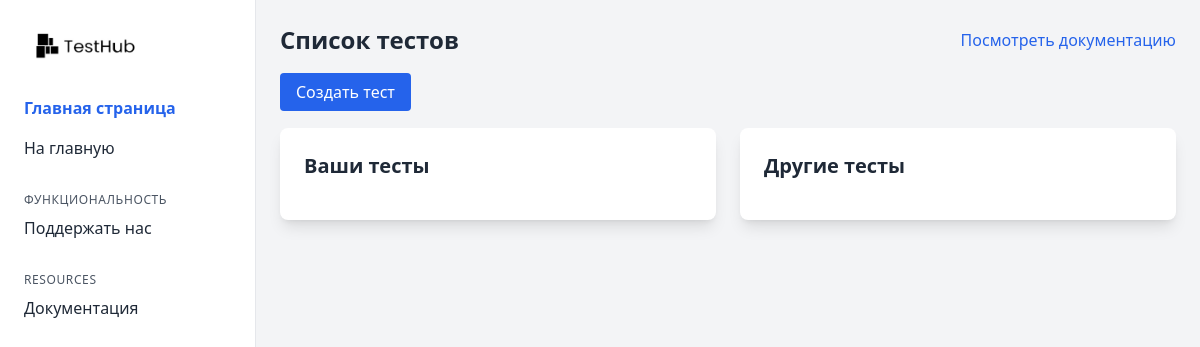
Before: /test_list/ (signed in) with the older database file.
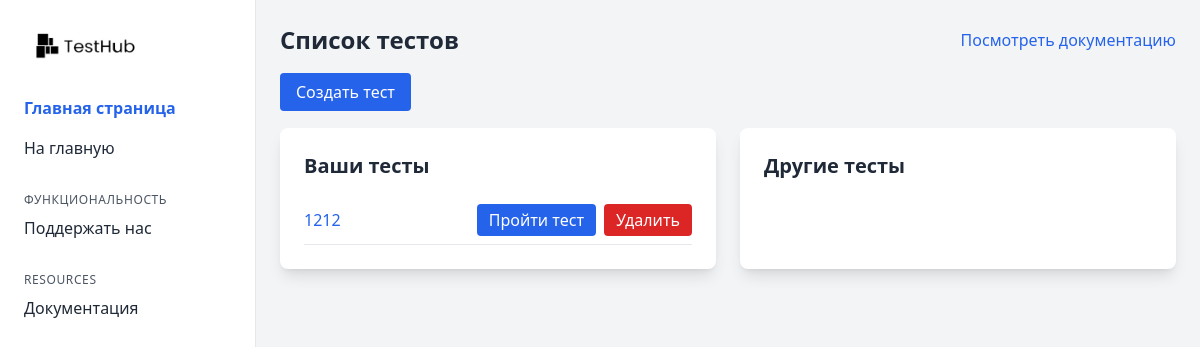
After: the same page with the newer database file.
### tests/models.py (models this page shows, shortened)
class Test(models.Model):
    title = models.CharField(max_length=100)
    description = models.TextField()
    author = models.ForeignKey(User, on_delete=models.CASCADE)
    is_published = models.BooleanField(default=False)

### tests/views.py (the view)
# urls.py: path('test_list/', views.test_list, name='test_list'),
@login_required
def test_list(request):
        user_tests = Test.objects.filter(author=request.user)
        other_tests = Test.objects.exclude(author=request.user)
        return render(request, 'head/test_list.html', {'user_tests': user_tests, 'other_tests': other_tests})

### templates/head/test_list.html (shortened to what this page needs)
{% load static %}
<!DOCTYPE html>
<html lang="en">
<head>
    <script src="https://cdn.tailwindcss.com"></script>
    <link rel="stylesheet" href="https://cdnjs.cloudflare.com/ajax/libs/font-awesome/5.15.3/css/all.min.css">
</head>
<body class="bg-gray-100 font-sans">
    <div class="min-h-screen flex">
        <aside class="bg-white w-64 p-6 border-r border-gray-200">
            <div class="mb-8">
                <img src="{% static 'img/logo_black.jpg' %}" class="h-10">
            </div>
            <nav>
                <ul>
                    <li class="mb-4">
                        <a href="#" class="text-blue-600 font-semibold hover:underline">Главная страница</a>
                    </li>
                    <li class="mb-4">
                        <a href="{% url 'base' %}" class="text-gray-800 hover:text-blue-600">
                            На главную
                        </a>
                    </li>
                </ul>
                <div class="mt-8">
                    <h3 class="text-gray-600 text-xs uppercase tracking-wider">Функциональность</h3>
                    <ul class="mt-2">
                        <li class="mb-4">
                            <a href="{% url 'about_us' %}" class="text-gray-800 hover:text-blue-600">
                                Поддержать нас
                            </a>
                        </li>
                    </ul>
                </div>
                <div class="mt-8">
                    <h3 class="text-gray-600 text-xs uppercase tracking-wider">Resources</h3>
                    <ul class="mt-2">
                        <li class="mb-4">
                            <a href="{% url 'document' %}" class="text-gray-800 hover:text-blue-600">
                                Документация
                            </a>
                        </li>
                    </ul>
                </div>
            </nav>
        </aside>
        <div class="flex-1 p-6">
            <div class="flex items-center justify-between mb-6">
                <div class="text-2xl font-bold text-gray-800">Список тестов</div>
                <div class="flex items-center space-x-4">
                    <a href="{% url 'document' %}" class="text-blue-600 hover:underline">Посмотреть документацию</a>
                </div>
            </div>
            <div class="mb-6">
                <a href="{% url 'create_test' %}" class="bg-blue-600 text-white px-4 py-2 rounded hover:bg-blue-700 transition">Создать тест</a>
            </div>
            <div class="grid grid-cols-1 md:grid-cols-2 gap-6">
                <div class="bg-white p-6 rounded-lg shadow-lg">
                    <h2 class="text-xl font-semibold text-gray-800 mb-4">Ваши тесты</h2>
                    <ul>
                        {% for test in user_tests %}
                            <li class="flex justify-between items-center border-b py-2">
                                <a href="{% url 'test_detail' test.id %}" class="text-blue-600 hover:underline">{{ test.title }}</a>
                                <div class="flex space-x-2">
                                    <a href="{% url 'take_test' test.id %}" class="bg-blue-600 text-white px-3 py-1 rounded hover:bg-blue-700 transition">Пройти тест</a>
                                    <a href="{% url 'delete_test' test.id %}" class="bg-red-600 text-white px-3 py-1 rounded hover:bg-red-700 transition">Удалить</a>
                                </div>
                            </li>
                        {% endfor %}
                    </ul>
                </div>
                <div class="bg-white p-6 rounded-lg shadow-lg">
                    <h2 class="text-xl font-semibold text-gray-800 mb-4">Другие тесты</h2>
                </div>
            </div>
        </div>
    </div>
</body>
</html>

Changed rows visible on the page:
added Test: title "1212"
